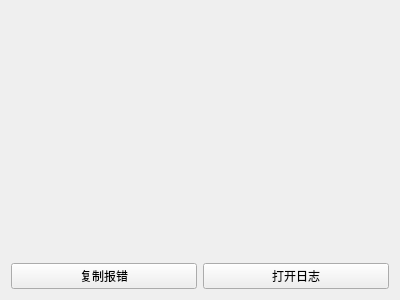
<?xml version="1.0" encoding="UTF-8"?>
<ui version="4.0">
 <class>messagewindow</class>
 <widget class="QWidget" name="messagewindow">
  <property name="geometry">
   <rect>
    <x>0</x>
    <y>0</y>
    <width>400</width>
    <height>300</height>
   </rect>
  </property>
  <property name="windowTitle">
   <string>Form</string>
  </property>
  <layout class="QVBoxLayout" name="verticalLayout" stretch="1,0">
   <item>
    <widget class="QLabel" name="label_msg">
     <property name="font">
      <font>
       <pointsize>12</pointsize>
      </font>
     </property>
     <property name="text">
      <string/>
     </property>
     <property name="alignment">
      <set>Qt::AlignmentFlag::AlignLeading|Qt::AlignmentFlag::AlignLeft|Qt::AlignmentFlag::AlignTop</set>
     </property>
     <property name="wordWrap">
      <bool>true</bool>
     </property>
    </widget>
   </item>
   <item>
    <layout class="QHBoxLayout" name="horizontalLayout">
     <item>
      <widget class="QPushButton" name="pushButton_copy">
       <property name="text">
        <string>复制报错</string>
       </property>
      </widget>
     </item>
     <item>
      <widget class="QPushButton" name="pushButton_open">
       <property name="text">
        <string>打开日志</string>
       </property>
      </widget>
     </item>
    </layout>
   </item>
  </layout>
 </widget>
 <resources/>
 <connections/>
</ui>
